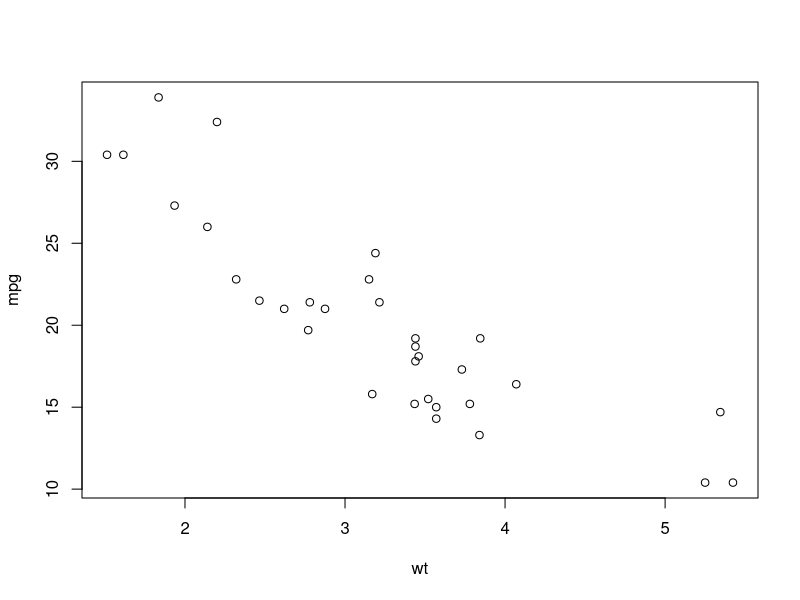
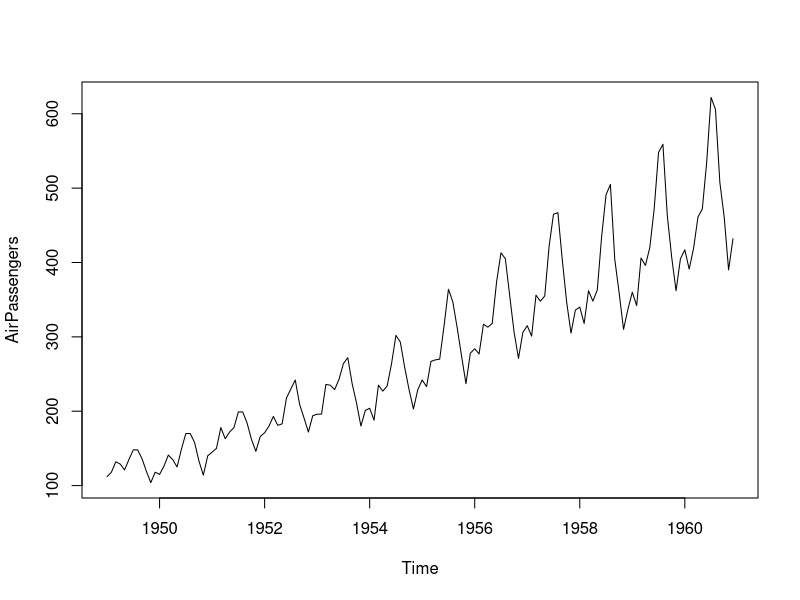

Here is the R script that generated these plots, in order:
## ---- chunk 1
2+2 # addition
2*2 # multiplication
2/2
2-2
2^3 # exponentiate
## ---- chunk 2
x <- 4 
x
4 -> x # possible but unusual
x
x = 4
x
## ---- chunk 3
y = c(2,7,4,1)
y
## ---- chunk 4
ls()
rm(list=ls())
ls()

## ---- chunk 5
x = 4
y = c(2,7,4,1)

x*y # each element in the vector y is multiplied by the scalar x
y*y # a term-by-term product of the elements in y

## ---- chunk 6
y^2
log(y)
exp(y)
y-mean(y)
(y-mean(y))/sd(y) # standardization 
## ---- chunk 7
y[c(2,4)]
## ---- chunk 8
y[y>2]

# Note that this gives you a boolean vector:
y>2
## ---- chunk 9
mymatrix = matrix(data=1:16, nrow=4, ncol=4)
mymatrix
## ---- chunk 10
mylist = list(
  "Some_Numbers" = c(66, 76, 55, 12, 4, 66, 8, 99), 
  "Animals"      = c("Rabbit", "Cat", "Elefant"),
  "My_Series"    = c(30:1)
) 
## ---- chunk 11
str(mylist)
## ---- chunk 12
mydataframe = data.frame(
  "Credit_Default"   = c( 0, 0, 1, 0, 1, 1), 
  "Age"              = c(35,41,55,36,44,26), 
  "Loan_in_1000_EUR" = c(55,65,23,12,98,76)
) 
## ---- chunk 13
mtcars
## ---- chunk 14
plot(subset(mtcars, select = c(wt, mpg)))
## ---- chunk 15
d = as.Date("2021-04-01") # a data object to store dates
class(d) # to get the object class
myseries = c(16,17,18,16,15,19)
mydates = seq.Date(as.Date("2021-04-01"), by=1, length.out = 6)
mytimeseries = data.frame(mydates, myseries)
mytimeseries
## ---- chunk 16
myts = ts(c(66, 76, 55, 12, 4, 66, 8, 99), start = 2020, frequency = 4)
myts
anothertimeseries = ts(1:50, start = 2015, frequency = 12)
anothertimeseries
# The window() command selects the time series observations for a given subperiod
window(anothertimeseries, start=2015.5, end=2017.5)
## ---- chunk 17
data() # lists all datasets currently loaded in the R environment
?AirPassengers # get more information about the dataset
AirPassengers
class(AirPassengers)  # AirPassengers is a ts object
plot(AirPassengers)
